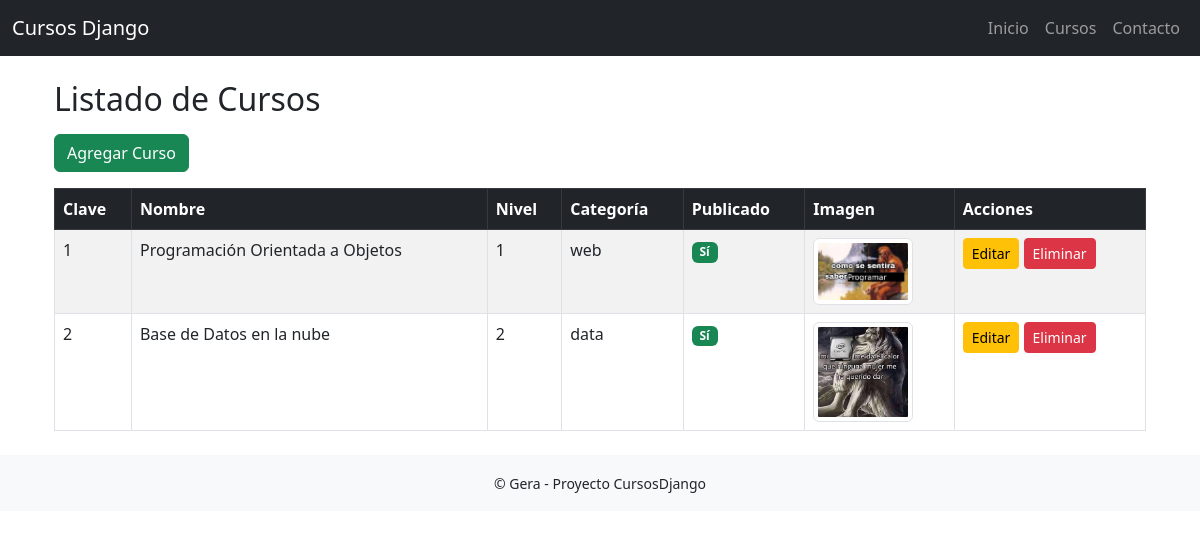
Before: /cursos/crud/ with the older database file.
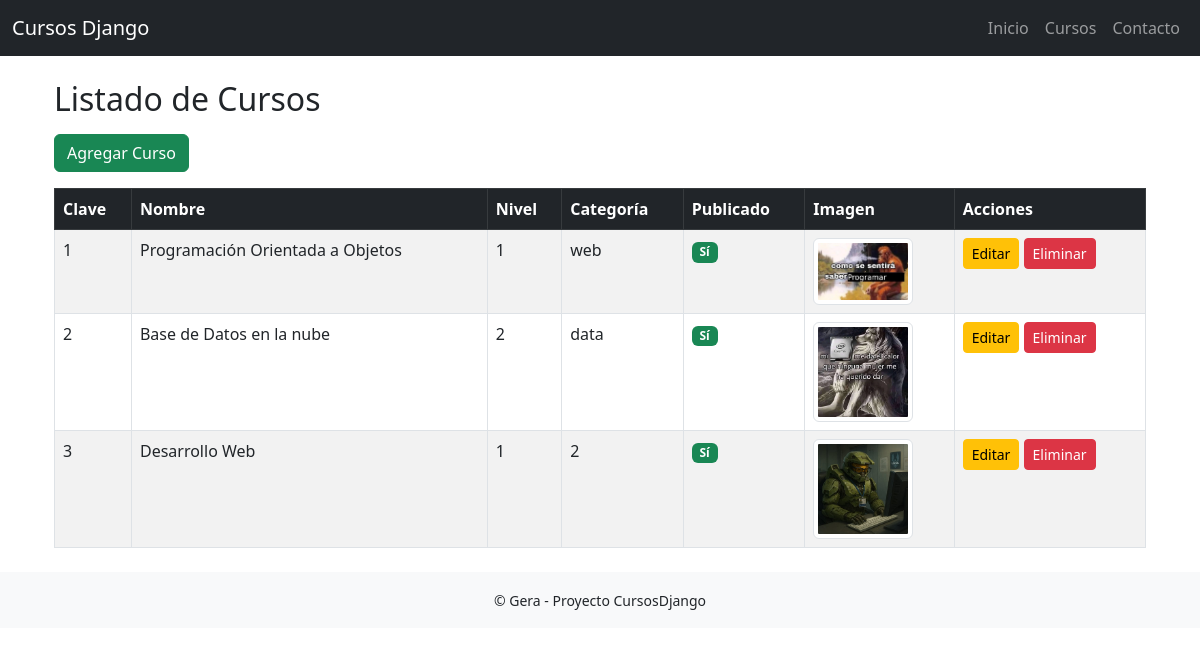
After: the same page with the newer database file.
### cursos/models.py (models this page shows, shortened)
class Curso(models.Model):
    clave = models.CharField(max_length=20)
    nombre = models.CharField(max_length=100)
    descripcion = models.TextField()
    nivel = models.CharField(max_length=50)
    categoria = models.CharField(max_length=50)
    publicado = models.BooleanField(default=False)
    portada = models.ImageField(upload_to='cursos/', blank=True, null=True)
    fecha_creacion = models.DateTimeField(auto_now_add=True)

### cursos/views.py (the view)
# urls.py: path('', views.lista_cursos, name='lista_cursos'),
def lista_cursos(request):
    cursos = Curso.objects.all()
    return render(request, 'cursos/lista_cursos.html', {'cursos': cursos})

### cursos/templates/cursos/lista_cursos.html
{% extends 'base.html' %}
{% block content %}
<div class="container mt-4">
    <h2 class="mb-3">Listado de Cursos</h2>
    <a href="{% url 'agregar_curso' %}" class="btn btn-success mb-3">Agregar Curso</a>
    {% if cursos %}
    <table class="table table-striped table-bordered">
        <thead class="table-dark">
            <tr>
                <th>Clave</th>
                <th>Nombre</th>
                <th>Nivel</th>
                <th>Categoría</th>
                <th>Publicado</th>
                <th>Imagen</th>
                <th>Acciones</th>
            </tr>
        </thead>
        <tbody>
            {% for curso in cursos %}
            <tr>
                <td>{{ curso.clave }}</td>
                <td>{{ curso.nombre }}</td>
                <td>{{ curso.nivel }}</td>
                <td>{{ curso.categoria }}</td>
                <td>
                    {% if curso.publicado %}
                        <span class="badge bg-success">Sí</span>
                    {% else %}
                        <span class="badge bg-secondary">No</span>
                    {% endif %}
                </td>
                <td>
                    {% if curso.portada %}
                        <img src="{{ curso.portada.url }}" class="img-thumbnail" width="100">
                    {% else %}
                        <span class="text-muted">Sin imagen</span>
                    {% endif %}
                </td>
                <td>
                    <a href="{% url 'editar_curso' curso.id %}" class="btn btn-warning btn-sm">Editar</a>
                    <a href="{% url 'eliminar_curso' curso.id %}" class="btn btn-danger btn-sm"
                       onclick="return confirm('¿Eliminar este curso?')">Eliminar</a>
                </td>
            </tr>
            {% endfor %}
        </tbody>
    </table>
    {% else %}
    <div class="alert alert-info">No hay cursos registrados.</div>
    {% endif %}
</div>
{% endblock %}

Changed rows visible on the page:
added Curso: clave "3", nombre "Desarrollo Web", nivel "1", categoria "2", publicado "Sí", portada (picture)
